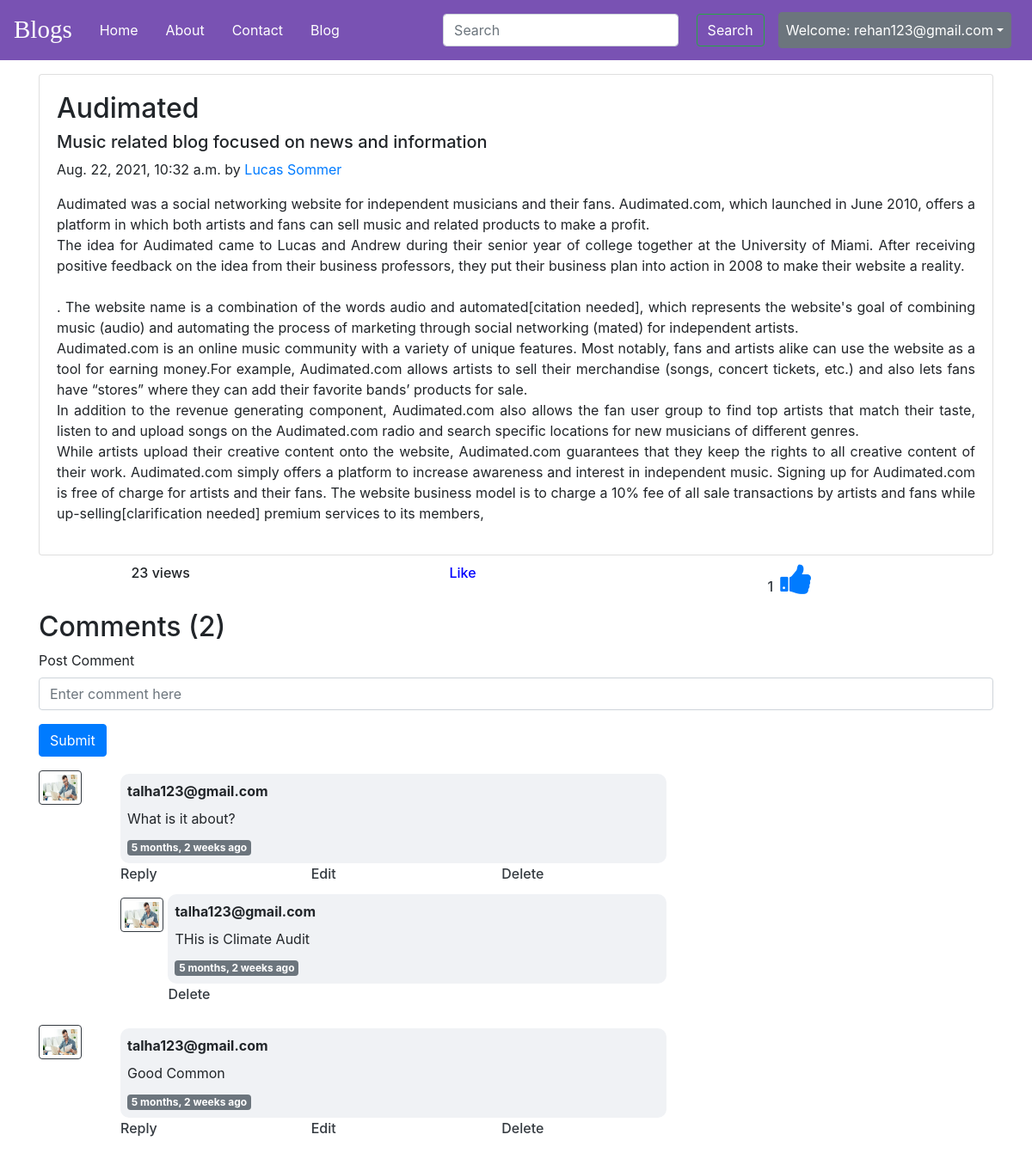
Page /blog/blogsss/Music related blog focused on news and information (signed in) on the committed database.
### blog/models.py (models this page shows, shortened)
class Post(models.Model):
    sno = models.AutoField(primary_key=True)
    title = models.CharField(max_length=255)
    author = models.CharField(max_length=44)
    slug = models.CharField(max_length=130)
    timeStamp = models.DateTimeField(blank=True)
    content = models.TextField()
    likes = models.ManyToManyField(User, related_name='likee')
    def __str__(self):
        return self.title + " by " + self.author

class BlogComment(models.Model):
    sno = models.AutoField(primary_key=True)
    comment = models.CharField(max_length=500)
    user = models.ForeignKey(User, on_delete=models.CASCADE)
    post = models.ForeignKey(Post, on_delete=models.CASCADE)
    parent = models.ForeignKey('self', on_delete=models.CASCADE, null=True)
    timestamp = models.DateTimeField(default=now)

### blog/views.py (the view)
# urls.py: path('blogsss/<str:slug>',views.blogsss, name="blogsss"),
def blogsss(request,slug):
    post=Post.objects.filter(slug=slug).first()
    comments= BlogComment.objects.filter(post=post, parent=None)
    replies = BlogComment.objects.filter(post=post).exclude(parent=None)
    replyDict={}
    post_like = Post.objects.get(slug=slug)
    print(post_like)
    ta = post_like.likes.filter(id=request.user.id).exists()
    print(ta)
    if post_like.likes.filter(id=request.user.id).exists():
        post_like.likes.remove(request.user)
    else:
        post_like.likes.add(request.user)
        post_like.save()
    total_likes = post_like.likes.count()
    for reply in replies:
        if reply.parent.sno not in replyDict.keys():
            replyDict[reply.parent.sno]=[reply]
        else:
            replyDict[reply.parent.sno].append(reply)
    context={'post':post, 'comments': comments, 'user': request.user, 'replyDict': replyDict,'like':total_likes,'ta':ta}
    return render(request, "blog/blogss.html", context)

### blog/templatetags/get_dict.py (called while the page is built)
@register.filter(name='get_val')
def get_val(dict, key):
    return dict.get(key)

### blog/templates/blog/blogss.html (shortened to what this page needs)
{% extends 'base.html' %}
{% block body %}
{% load humanize %}
{% load get_dict %}
<div class="container my-3">
    <div class="card">
        <div class="card-body">
    <h2 class="blog-post-title">{{post.title}}</h2>
    <h5 class="blog-post-title">{{post.slug}}</h5>
    <p class="blog-post-meta">{{post.timeStamp}} by <a href="#">{{post.author}}</a></p>
    <p class="text-justify">{{post.content|safe}}</p>
</div></div>
<div class="container">
<div class="row mt-2">
    <div class="offset-md-1 col-md-3 col-sm-4" style="font-weight: 500">
        23 views
    </div>
    <div class="offset-md-1 col-md-3 col-sm-4" style="font-weight: 500">
        {% if ta == True %}
        <form action="/blog/blogsss/{{post.slug}}" method="POST">
    <a href="#" onclick="this.parentNode.submit();" class="repdel " style="font-weight: 500; color: blue;">Like</a>
  </form>
  {% else %}
  <form action="/blog/blogsss/{{post.slug}}" method="POST">
    {% csrf_token %}
    <a href="#" onclick="this.parentNode.submit();" class="repdel text-dark" style="font-weight: 500;">Like</a>
  </form>
  {% endif %}
    </div>
    {% if like == 0 %}
    {% else %}
    <div class="offset-md-1 col-md-3 col-sm-4">
          <span><p class="d-inline text-dark mr-2 mt-0" style="font-weight: 500">{{like}}</p><i class="fa fa-thumbs-up text-primary" style="font-size:40px;"></i></span>
      </div>
      {% endif %}
    </div>
</div>
</div>
<div class="container">
    <h2> Comments ({{comments.count}}) </h2>
    <div class="my-2">
        {% if user.is_authenticated %}
        <form action="/blog/postComment" method="post">
            <div class="form-group">
                <label for="exampleInputEmail1">Post Comment </label>
                <input type="text" class="form-control" name="comment" placeholder="Enter comment here">
            </div>
            <button type="submit" class="btn btn-primary">Submit</button>
        </form>
        {% else %}
        Please login to post a comment
        {% endif %}
    </div>
    {% for comment in comments %}
    <div class="row my-3">
        <div class="col-md-1 col-lg-1 col-sm-1">
            <img src="/static/img/down.jpg" height="40" width="50" class="border-dark border rounded p-1" alt="user">
        </div>
        <div class="col-md-10 col-lg-7 col-sm-12">
            <div class="borders mt-1 p-2">
            <b> {{comment.user.username}} </b>
            <div class="my-2">{{comment.comment}}</div>
            <span class="badge badge-secondary ">{{comment.timestamp| naturaltime}}</span>
        </div>
            <div class="reply mx-0">
                {% if user.is_authenticated %}
                <div class="row commentt">
                    <div class="col-md-4 col-sm-4">
                <a class="collaps text-dark" type="button" data-toggle="collapse" data-target="#replyBox{{comment.sno}}" style="font-weight: 500">
                    Reply
                </a></div>
                 <div class="col-md-4 col-sm-4">
                    <form action="/blog/edit/{{comment.sno}}" method="POST">
                   <a href="#" onclick="this.parentNode.submit();" class="repdel text-dark" style="font-weight: 500">Edit</a>
                </form>
                </div>
                <div class="col-lg-4 col-md-4 col-sm-4">
            <form action="/blog/delete/{{comment.sno}}" method="POST">{% csrf_token %}
          <a href="#" onclick="this.parentNode.submit();" class="repdel text-dark" style="font-weight: 500">Delete</a>
</form></div>
</div>
                {% else %}
                <button class="btn btn-sm btn-primary" type="button" data-toggle="collapse" data-target="#replyBox{{comment.sno}}" aria-expanded="false" aria-controls="replyBox{{comment.sno}}">
                    Login to reply
                </button>
                {% endif %}
                <div class="replies my-2 ">
                    {% for reply in replyDict|get_val:comment.sno %}
                    <div class="row my-2">
                        <div class="col-md-1 col-lg-1 col-sm-1">
                            <img class="rounded my-2 border border-dark p-1 " height="40" width="50" src="/static/img/down.jpg" alt="user">
                        </div>
                              <div class="col-md-11 col-lg-11 col-sm-12">
                                <div class="borders mt-1 p-2">
                                <b> {{reply.user.username}} </b>
                                 <div class="my-2">{{reply.comment}}</div>
                                <span class="badge badge-secondary ">{{reply.timestamp| naturaltime}}</span>
                               </div>
                 <form action="/blog/deletep/{{reply.sno}}" method="POST">{% csrf_token %}
        <a href="#" onclick="this.parentNode.submit();" class="repdel text-dark" style="font-weight: 500">Delete</a>
    </form>
                            </div>
                      </div>
                    {% endfor %}
                </div>
            </div>
        </div>
    </div>
    {% endfor %}
</div>
{% endblock %}

### home/templates/base.html (shortened to what this page needs)
<!doctype html>
<html lang="en">
  <head>
    <link rel="stylesheet" href="https://stackpath.bootstrapcdn.com/bootstrap/4.5.2/css/bootstrap.min.css">
<link rel="stylesheet" href="https://cdnjs.cloudflare.com/ajax/libs/font-awesome/4.7.0/css/font-awesome.min.css">
  </head>
  <body>
    <header>
    <nav class="navbar navbar-expand-lg navbar-light text-white">
        <a class="navbar-brand text-white" href="">Blogs</a>
        <div class="collapse navbar-collapse" id="navbarSupportedContent">
          <ul class="navbar-nav mr-auto">
            <li class="nav-item {% block homeactive %}  {% endblock homeactive %}">
              <a class="nav-link text-white mx-2" href="/">Home <span class="sr-only">(current)</span></a>
            </li>
            <li class="nav-item {% block aboutactive %}  {% endblock aboutactive %}" >
              <a class="nav-link text-white mx-2" href="/about">About</a>
            </li>
            <li class="nav-item {% block contactactive %}  {% endblock contactactive %} ">
              <a class="nav-link text-white mx-2" href="/contact">Contact</a>
            </li>
            <li class="nav-item {% block blogactive %}  {% endblock blogactive %} ">
              <a class="nav-link text-white mx-2" href="/blog">Blog</a>
            </li>
          </ul>
          <div class="ml-auto form-inline ">
{% if user.is_authenticated %}
 <form method="get" action="/search" class="my-2 my-lg-0 mx-3">
            <input class="form-control mr-sm-2" type="search" placeholder="Search" aria-label="Search" name="query" id="query">
            <button class="btn btn-outline-success ml-2 text-white" type="submit">Search</button>
          </form>
<ul class="navbar-nav mr-2">
<li class="nav-item dropdown">
<a class=" btn btn-secondary nav-link dropdown-toggle text-white" href='#' id="navbarDropdown" role="button" data-toggle="dropdown"> Welcome: {{user.username}}</a>
      </li>
      </ul>
      </div>
{% endif %}
        </div>
      </nav>
    </header>
  {% load socialaccount %}
      {% block body %}  {% endblock body %}
  </body>
</html>

### home/templates/base.html (style rules this page uses)
.commentt a { text-decoration: none; }
form .repdel { text-decoration: none; }
header .navbar { background-color: #7952B3; }
header .navbar-brand { font-family: 'Brush Script MT', cursive; font-size: 29px; }
.borders { background-color: #F0F2F5; border-radius: 10px; }

### rows in the picture
Post: title "Audimated", slug "Music related blog focused on news and information", timeStamp "Aug. 22, 2021, 10:32 a.m.", author "Lucas Sommer", content "Audimated was a social networking website for independent musicians and their fans. Audimated.com, which launched in June 2010, offers a platform in which both artists and fans can sell music and related products to make a profit. The idea for Audimated came to Lucas and Andrew during their senior year of college together at the University of Miami. After receiving positive feedback on the idea from their business professors, they put their business plan into action in 2008 to make their website a reality. . The website name is a combination of the words audio and automated[citation needed], which represents the website's goal of combining music (audio) and automating the process of…"
BlogComment: user.username "talha123@gmail.com", comment "What is it about?", timestamp "5 months, 2 weeks ago"
BlogComment: user.username "talha123@gmail.com", comment "THis is Climate Audit", timestamp "5 months, 2 weeks ago"
BlogComment: user.username "talha123@gmail.com", comment "Good Common", timestamp "5 months, 2 weeks ago"

### other values in the picture
{{ user.username }} "rehan123@gmail.com"
{{ like }} "1"
{{ comments.count }} "2"
